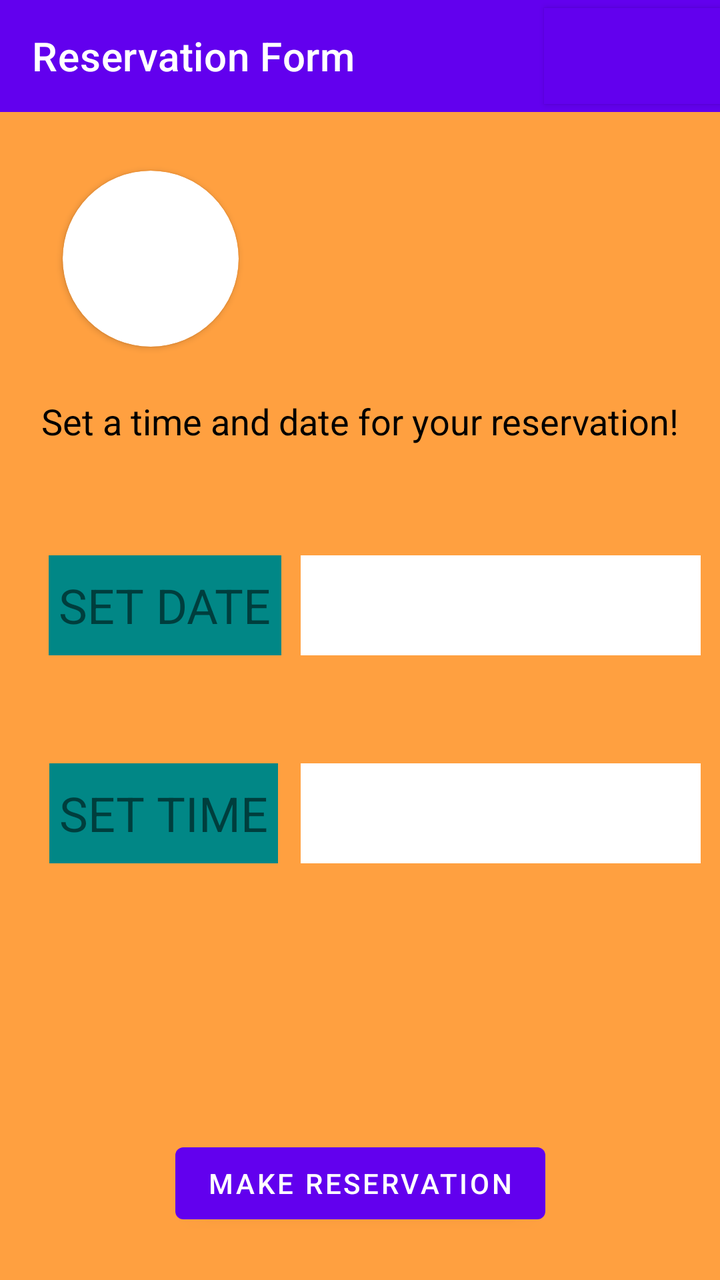
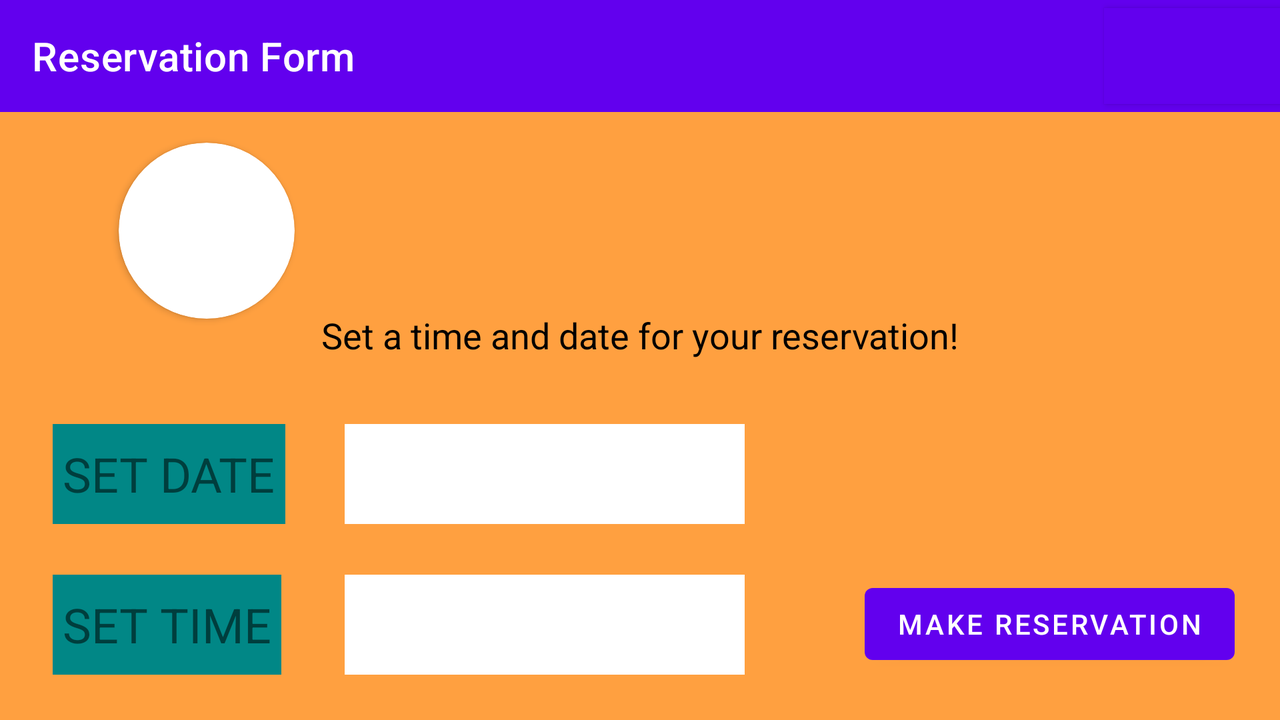

Two renders of one Android screen. The first uses the default layout on a phone; the second uses the alternative layout the repository ships for a different screen configuration, on a matching device. The two XML files are below.
<!-- AndroidManifest.xml: activity theme Theme.ParkEazy.NoActionBar -->
<!-- res/layout/activity_reservation_form.xml -->
<?xml version="1.0" encoding="utf-8"?>
<androidx.constraintlayout.widget.ConstraintLayout xmlns:android="http://schemas.android.com/apk/res/android"
    xmlns:app="http://schemas.android.com/apk/res-auto"
    xmlns:tools="http://schemas.android.com/tools"
    android:layout_width="match_parent"
    android:layout_height="match_parent"
    android:background="@color/amber_light"
    tools:context=".ReservationFormActivity">

    <androidx.appcompat.widget.Toolbar
        android:id="@+id/toolbar_reservation_form"
        android:layout_width="match_parent"
        android:layout_height="wrap_content"
        android:background="?attr/colorPrimary"
        android:minHeight="?attr/actionBarSize"
        android:theme="?attr/actionBarTheme"
        app:layout_constraintBottom_toBottomOf="parent"
        app:layout_constraintEnd_toEndOf="parent"
        app:layout_constraintHorizontal_bias="0.0"
        app:layout_constraintStart_toStartOf="parent"
        app:layout_constraintTop_toTopOf="parent"
        app:layout_constraintVertical_bias="0.0"
        app:title="Reservation Form">

        <Button
            android:id="@+id/reservation_form_toolbar_button"
            android:layout_width="wrap_content"
            android:layout_height="wrap_content"
            android:layout_gravity="right"
            android:background="?attr/colorPrimary"
            android:drawableLeft="@drawable/event" />

    </androidx.appcompat.widget.Toolbar>

    <androidx.cardview.widget.CardView
        android:id="@+id/reservation_cityCardView"
        android:layout_width="88dp"
        android:layout_height="88dp"
        android:layout_margin="5dp"
        app:cardCornerRadius="50dp"
        app:layout_constraintBottom_toBottomOf="parent"
        app:layout_constraintEnd_toEndOf="parent"
        app:layout_constraintHorizontal_bias="0.1"
        app:layout_constraintStart_toStartOf="parent"
        app:layout_constraintTop_toBottomOf="@id/toolbar_reservation_form"
        app:layout_constraintVertical_bias="0.05">

        <ImageView
            android:id="@+id/reservation_cityImage"
            android:layout_width="97dp"
            android:layout_height="99dp"
            android:adjustViewBounds="false"
            android:scaleType="fitXY" />
    </androidx.cardview.widget.CardView>

    <TextView
        android:id="@+id/reservation_cityName"
        android:layout_width="wrap_content"
        android:layout_height="wrap_content"
        android:textAppearance="?android:textAppearanceMedium"
        android:textColor="@android:color/black"
        android:textStyle="bold"
        app:layout_constraintBottom_toBottomOf="parent"
        app:layout_constraintEnd_toEndOf="parent"
        app:layout_constraintHorizontal_bias="0.2"
        app:layout_constraintStart_toEndOf="@+id/reservation_cityCardView"
        app:layout_constraintTop_toBottomOf="@id/toolbar_reservation_form"
        app:layout_constraintVertical_bias="0.08" />

    <TextView
        android:id="@+id/reservation_cityParkingLots"
        android:layout_width="wrap_content"
        android:layout_height="wrap_content"
        android:textAppearance="?android:textAppearanceMedium"
        android:textColor="@android:color/black"
        app:layout_constraintBottom_toBottomOf="parent"
        app:layout_constraintEnd_toEndOf="parent"
        app:layout_constraintHorizontal_bias="0.2"
        app:layout_constraintStart_toEndOf="@+id/reservation_cityCardView"
        app:layout_constraintTop_toBottomOf="@id/reservation_cityName"
        app:layout_constraintVertical_bias="0.05" />

    <TextView
        android:id="@+id/reservation_info"
        android:layout_width="wrap_content"
        android:layout_height="wrap_content"
        android:gravity="center"
        android:padding="5dp"
        android:text="@string/reservation_info"
        android:textAppearance="?android:textAppearanceMedium"
        android:textColor="@android:color/black"
        app:layout_constraintBottom_toBottomOf="parent"
        app:layout_constraintEnd_toEndOf="parent"
        app:layout_constraintHorizontal_bias="0.5"
        app:layout_constraintStart_toStartOf="parent"
        app:layout_constraintTop_toBottomOf="@id/toolbar_reservation_form"
        app:layout_constraintVertical_bias="0.25" />

    <TextView
        android:id="@+id/reservation_set_date"
        android:layout_width="wrap_content"
        android:layout_height="50dp"
        android:background="@color/teal_700"
        android:gravity="center"
        android:padding="5dp"
        android:text="@string/set_date"
        android:textSize="24sp"
        app:layout_constraintBottom_toBottomOf="parent"
        app:layout_constraintEnd_toEndOf="parent"
        app:layout_constraintHorizontal_bias="0.1"
        app:layout_constraintStart_toStartOf="parent"
        app:layout_constraintTop_toBottomOf="@+id/reservation_cityCardView"
        app:layout_constraintVertical_bias="0.25" />

    <TextView
        android:id="@+id/reservation_set_time"
        android:layout_width="wrap_content"
        android:layout_height="50dp"
        android:background="@color/teal_700"
        android:gravity="center"
        android:padding="5dp"
        android:text="@string/set_time"
        android:textSize="24sp"
        app:layout_constraintBottom_toBottomOf="parent"
        app:layout_constraintEnd_toEndOf="parent"
        app:layout_constraintHorizontal_bias="0.1"
        app:layout_constraintStart_toStartOf="parent"
        app:layout_constraintTop_toBottomOf="@+id/reservation_cityCardView"
        app:layout_constraintVertical_bias="0.5" />

    <TextView
        android:id="@+id/reservation_set_date_picker"
        android:layout_width="200dp"
        android:layout_height="50dp"
        android:background="@color/white"
        android:freezesText="true"
        android:gravity="center"
        android:padding="5dp"
        android:textColor="@color/black"
        android:textSize="24sp"
        app:layout_constraintBottom_toBottomOf="parent"
        app:layout_constraintEnd_toEndOf="parent"
        app:layout_constraintHorizontal_bias="0.5"
        app:layout_constraintStart_toEndOf="@+id/reservation_set_date"
        app:layout_constraintTop_toBottomOf="@+id/reservation_cityCardView"
        app:layout_constraintVertical_bias="0.25" />

    <Spinner
        android:id="@+id/reservation_set_time_spinner"
        android:layout_width="200dp"
        android:layout_height="50dp"
        android:background="@color/white"
        android:gravity="center"
        android:padding="5dp"
        android:textSize="24sp"
        app:layout_constraintBottom_toBottomOf="parent"
        app:layout_constraintEnd_toEndOf="parent"
        app:layout_constraintHorizontal_bias="0.5"
        app:layout_constraintStart_toEndOf="@+id/reservation_set_date"
        app:layout_constraintTop_toBottomOf="@+id/reservation_cityCardView"
        app:layout_constraintVertical_bias="0.5" />

    <ImageView
        android:id="@+id/reservation_parkingImage"
        android:layout_width="150dp"
        android:layout_height="88dp"
        android:src="@drawable/parking_photo"
        app:layout_constraintBottom_toBottomOf="parent"
        app:layout_constraintEnd_toEndOf="parent"
        app:layout_constraintHorizontal_bias="0.5"
        app:layout_constraintStart_toStartOf="parent"
        app:layout_constraintTop_toTopOf="parent"
        app:layout_constraintVertical_bias="0.85" />

    <Button
        android:id="@+id/reservation_button"
        android:layout_width="wrap_content"
        android:layout_height="wrap_content"
        android:text="@string/make_reservation"
        app:layout_constraintBottom_toBottomOf="parent"
        app:layout_constraintEnd_toEndOf="parent"
        app:layout_constraintHorizontal_bias="0.5"
        app:layout_constraintStart_toStartOf="parent"
        app:layout_constraintTop_toBottomOf="@+id/reservation_parkingImage"
        app:layout_constraintVertical_bias="0.3" />

</androidx.constraintlayout.widget.ConstraintLayout>
<!-- resources referenced by this layout -->
<resources>
  <color name="amber_light">#ffa040</color>
  <color name="black">#FF000000</color>
  <color name="teal_700">#FF018786</color>
  <color name="white">#FFFFFFFF</color>
  <string name="make_reservation">Make reservation</string>
  <string name="reservation_info">Set a time and date for your reservation!</string>
  <string name="set_date">SET DATE</string>
  <string name="set_time">SET TIME</string>
  <style name="Theme.ParkEazy.NoActionBar">
          <item name="windowActionBar">false</item>
          <item name="windowNoTitle">true</item>
      </style>
</resources>
<!-- res/layout-land/activity_reservation_form.xml (the repository's variant of the layout above) -->
<!-- drawn on the phone turned sideways -->
<?xml version="1.0" encoding="utf-8"?>
<androidx.constraintlayout.widget.ConstraintLayout xmlns:android="http://schemas.android.com/apk/res/android"
    xmlns:app="http://schemas.android.com/apk/res-auto"
    xmlns:tools="http://schemas.android.com/tools"
    android:layout_width="match_parent"
    android:layout_height="match_parent"
    android:background="@color/amber_light"
    tools:context=".ReservationFormActivity">

    <androidx.appcompat.widget.Toolbar
        android:id="@+id/toolbar_reservation_form"
        android:layout_width="match_parent"
        android:layout_height="wrap_content"
        android:background="?attr/colorPrimary"
        android:minHeight="?attr/actionBarSize"
        android:theme="?attr/actionBarTheme"
        app:layout_constraintBottom_toBottomOf="parent"
        app:layout_constraintEnd_toEndOf="parent"
        app:layout_constraintHorizontal_bias="0.0"
        app:layout_constraintStart_toStartOf="parent"
        app:layout_constraintTop_toTopOf="parent"
        app:layout_constraintVertical_bias="0.0"
        app:title="Reservation Form">

        <Button
            android:id="@+id/reservation_form_toolbar_button"
            android:layout_width="wrap_content"
            android:layout_height="wrap_content"
            android:layout_gravity="right"
            android:background="?attr/colorPrimary"
            android:drawableLeft="@drawable/event" />

    </androidx.appcompat.widget.Toolbar>

    <androidx.cardview.widget.CardView
        android:id="@+id/reservation_cityCardView"
        android:layout_width="88dp"
        android:layout_height="88dp"
        android:layout_margin="5dp"
        android:layout_marginTop="17dp"
        app:cardCornerRadius="50dp"
        app:layout_constraintBottom_toBottomOf="parent"
        app:layout_constraintEnd_toEndOf="parent"
        app:layout_constraintHorizontal_bias="0.1"
        app:layout_constraintStart_toStartOf="parent"
        app:layout_constraintTop_toBottomOf="@+id/toolbar_reservation_form"
        app:layout_constraintVertical_bias="0.05">

        <ImageView
            android:id="@+id/reservation_cityImage"
            android:layout_width="97dp"
            android:layout_height="99dp"
            android:adjustViewBounds="false"
            android:scaleType="fitXY" />
    </androidx.cardview.widget.CardView>

    <TextView
        android:id="@+id/reservation_cityName"
        android:layout_width="wrap_content"
        android:layout_height="wrap_content"
        android:textAppearance="?android:textAppearanceMedium"
        android:textColor="@android:color/black"
        android:textStyle="bold"
        app:layout_constraintBottom_toBottomOf="parent"
        app:layout_constraintEnd_toEndOf="parent"
        app:layout_constraintHorizontal_bias="0.3"
        app:layout_constraintStart_toEndOf="@+id/reservation_cityCardView"
        app:layout_constraintTop_toBottomOf="@id/toolbar_reservation_form"
        app:layout_constraintVertical_bias="0.08" />

    <TextView
        android:id="@+id/reservation_cityParkingLots"
        android:layout_width="wrap_content"
        android:layout_height="wrap_content"
        android:textAppearance="?android:textAppearanceMedium"
        android:textColor="@android:color/black"
        app:layout_constraintBottom_toBottomOf="parent"
        app:layout_constraintEnd_toEndOf="parent"
        app:layout_constraintHorizontal_bias="0.3"
        app:layout_constraintStart_toEndOf="@+id/reservation_cityCardView"
        app:layout_constraintTop_toBottomOf="@id/reservation_cityName"
        app:layout_constraintVertical_bias="0.05" />

    <TextView
        android:id="@+id/reservation_info"
        android:layout_width="wrap_content"
        android:layout_height="wrap_content"
        android:gravity="center"
        android:padding="5dp"
        android:text="@string/reservation_info"
        android:textAppearance="?android:textAppearanceMedium"
        android:textColor="@android:color/black"
        app:layout_constraintBottom_toBottomOf="parent"
        app:layout_constraintEnd_toEndOf="parent"
        app:layout_constraintHorizontal_bias="0.5"
        app:layout_constraintStart_toStartOf="parent"
        app:layout_constraintTop_toBottomOf="@id/toolbar_reservation_form"
        app:layout_constraintVertical_bias="0.35" />

    <TextView
        android:id="@+id/reservation_set_date"
        android:layout_width="wrap_content"
        android:layout_height="50dp"
        android:background="@color/teal_700"
        android:gravity="center"
        android:padding="5dp"
        android:text="@string/set_date"
        android:textSize="24sp"
        app:layout_constraintBottom_toBottomOf="parent"
        app:layout_constraintEnd_toEndOf="parent"
        app:layout_constraintHorizontal_bias="0.05"
        app:layout_constraintStart_toStartOf="parent"
        app:layout_constraintTop_toBottomOf="@+id/reservation_cityCardView"
        app:layout_constraintVertical_bias="0.35" />

    <TextView
        android:id="@+id/reservation_set_time"
        android:layout_width="wrap_content"
        android:layout_height="50dp"
        android:background="@color/teal_700"
        android:gravity="center"
        android:padding="5dp"
        android:text="@string/set_time"
        android:textSize="24sp"
        app:layout_constraintBottom_toBottomOf="parent"
        app:layout_constraintEnd_toEndOf="parent"
        app:layout_constraintHorizontal_bias="0.05"
        app:layout_constraintStart_toStartOf="parent"
        app:layout_constraintTop_toBottomOf="@+id/reservation_cityCardView"
        app:layout_constraintVertical_bias="0.85" />

    <TextView
        android:id="@+id/reservation_set_date_picker"
        android:layout_width="200dp"
        android:layout_height="50dp"
        android:background="@color/white"
        android:gravity="center"
        android:padding="5dp"
        android:textColor="@color/black"
        android:textSize="24sp"
        android:freezesText="true"
        app:layout_constraintBottom_toBottomOf="parent"
        app:layout_constraintEnd_toEndOf="parent"
        app:layout_constraintHorizontal_bias="0.1"
        app:layout_constraintStart_toEndOf="@+id/reservation_set_date"
        app:layout_constraintTop_toBottomOf="@+id/reservation_cityCardView"
        app:layout_constraintVertical_bias="0.35" />

    <Spinner
        android:id="@+id/reservation_set_time_spinner"
        android:layout_width="200dp"
        android:layout_height="50dp"
        android:background="@color/white"
        android:gravity="center"
        android:padding="5dp"
        android:textSize="24sp"
        app:layout_constraintBottom_toBottomOf="parent"
        app:layout_constraintEnd_toEndOf="parent"
        app:layout_constraintHorizontal_bias="0.1"
        app:layout_constraintStart_toEndOf="@+id/reservation_set_date"
        app:layout_constraintTop_toBottomOf="@+id/reservation_cityCardView"
        app:layout_constraintVertical_bias="0.85" />

    <ImageView
        android:id="@+id/reservation_parkingImage"
        android:layout_width="150dp"
        android:layout_height="100dp"
        android:src="@drawable/parking_photo"
        app:layout_constraintBottom_toBottomOf="parent"
        app:layout_constraintEnd_toEndOf="parent"
        app:layout_constraintHorizontal_bias="0.95"
        app:layout_constraintStart_toStartOf="parent"
        app:layout_constraintTop_toTopOf="parent"
        app:layout_constraintVertical_bias="0.7" />

    <Button
        android:id="@+id/reservation_button"
        android:layout_width="wrap_content"
        android:layout_height="wrap_content"
        android:text="@string/make_reservation"
        app:layout_constraintBottom_toBottomOf="parent"
        app:layout_constraintEnd_toEndOf="parent"
        app:layout_constraintHorizontal_bias="0.95"
        app:layout_constraintStart_toStartOf="parent"
        app:layout_constraintTop_toBottomOf="@+id/reservation_parkingImage"
        app:layout_constraintVertical_bias="0.2" />

</androidx.constraintlayout.widget.ConstraintLayout>
